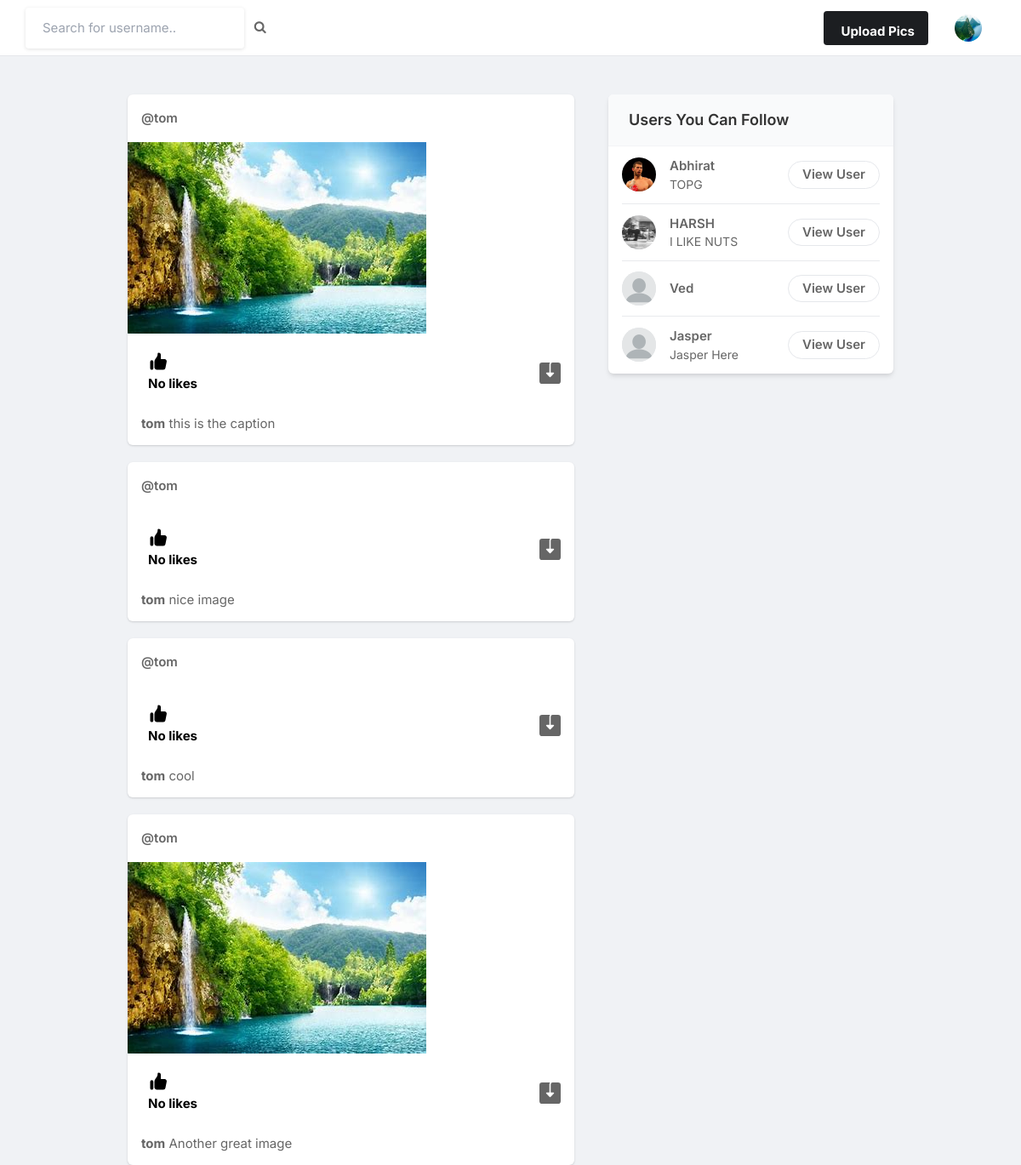
The page / (signed in) on the database its author committed.
### core/models.py (models this page shows, shortened)
class Profile(models.Model):
    user = models.ForeignKey(User, on_delete=models.CASCADE)
    id_user = models.IntegerField()
    bio = models.TextField(blank=True)
    profileimg = models.ImageField(upload_to='profile_images', default='blank-profile-picture.png')
    location = models.CharField(max_length=100, blank=True)

class Post(models.Model):
    id = models.UUIDField(primary_key=True, default=uuid.uuid4)
    user = models.CharField(max_length=100)
    image = models.ImageField(upload_to='post_images')
    caption = models.TextField()
    created_at = models.DateTimeField(default=datetime.now)
    no_of_likes = models.IntegerField(default=0)

### core/views.py (the view)
# urls.py: path('', views.index, name='index'),
@login_required(login_url='signin')
def index(request):
    user_object = User.objects.get(username=request.user.username)
    user_profile = Profile.objects.get(user=user_object)
    user_following_list = []
    feed = []
    user_following = FollowersCount.objects.filter(follower=request.user.username)
    for users in user_following:
        user_following_list.append(users.user)
    for usernames in user_following_list:
        feed_lists = Post.objects.filter(user=usernames)
        feed.append(feed_lists)
    feed_list = list(chain(*feed))
    all_users = User.objects.all()
    user_following_all = []
    for user in user_following:
        user_list = User.objects.get(username=user.user)
        user_following_all.append(user_list)
    new_suggestions_list = [x for x in list(all_users) if (x not in list(user_following_all))]
    current_user = User.objects.filter(username=request.user.username)
    final_suggestions_list = [x for x in list(new_suggestions_list) if ( x not in list(current_user))]
    random.shuffle(final_suggestions_list)
    username_profile = []
    username_profile_list = []
    for users in final_suggestions_list:
        username_profile.append(users.id)
    for ids in username_profile:
        profile_lists = Profile.objects.filter(id_user=ids)
        username_profile_list.append(profile_lists)
    suggestions_username_profile_list = list(chain(*username_profile_list))
    return render(request, 'index.html', {'user_profile': user_profile, 'posts':feed_list, 'suggestions_username_profile_list': suggestions_username_profile_list[:4]})

### templates/index.html (shortened to what this page needs)
{% load static %}
<!DOCTYPE html>
<html lang="en">
<head>
    <link rel="stylesheet" href="{% static 'assets/css/icons.css' %}">
    <link rel="stylesheet" href="{% static 'assets/css/uikit.css' %}">
    <link rel="stylesheet" href="{% static 'assets/css/style.css' %}">
    <link rel="stylesheet" href="{% static 'assets/css/tailwind.css' %}">
    <link rel="stylesheet" href="https://cdnjs.cloudflare.com/ajax/libs/font-awesome/4.7.0/css/font-awesome.min.css">
</head>
<body>
            <header>
                <div class="header_inner">
                    <form action="/search" method="POST">
                    <div class="left-side">
                            <input type="text" name="username" placeholder="Search for username..">&nbsp; &nbsp;
                            <button type="submit"><i class="fa fa-search fa-1x"></i></button>
                    </div>
                    </form>
                    <div class="right-side lg:pr-4">
                        <a href="#"
                            class="bg-pink-500 flex font-bold hidden hover:bg-pink-600 hover:text-white inline-block items-center lg:block max-h-10 mr-4 px-4 py-2 rounded shado text-white">
                              Upload Pics
                        </a>
                        <a href="#">
                            <img src="{{user_profile.profileimg.url}}" class="header-avatar" alt="">
                        </a>
                    </div>
                </div>
            </header>
            <div class="container m-auto">
                <div class="lg:flex justify-center lg:space-x-10 lg:space-y-0 space-y-5">
                    <div class="space-y-5 flex-shrink-0 lg:w-7/12">
                        {% for post in posts reversed %}
                        <div class="bg-white shadow rounded-md  -mx-2 lg:mx-0">
                            <div class="flex justify-between items-center px-4 py-3">
                                <div class="flex flex-1 items-center space-x-4">
                                    <span class="block font-semibold "><a href="/profile/{{post.user}}">@{{post.user}}</a></span>
                                </div>
                              <div>
                                <a href="#"> <i class="icon-feather-more-horizontal text-2xl hover:bg-gray-200 rounded-full p-2 transition -mr-1 "></i> </a>
                              </div>
                            </div>
                            <div uk-lightbox>
                                <a href="{{post.image.url}}">
                                    <img src="{{post.image.url}}" alt="">
                                </a>
                            </div>
                            <div class="py-3 px-4 space-y-3">
                                <div class="flex space-x-4 lg:font-bold">
                                    <a href="/like-post?post_id={{post.id}}" class="flex items-center space-x-2">
                                        <div class="p-2 rounded-full text-black">
                                            {% if post.no_of_likes == 0 %}
                                            <p>No likes</p>
                                            {% elif post.no_of_likes == 1 %}
                                            <p>Liked by {{post.no_of_likes}} person</p>
                                            {% else %}
                                            <p>Liked by {{post.no_of_likes}} people</p>
                                            {% endif %}
                                        </div>
                                    </a>
                                    <a href="{{post.image.url}}" class="flex items-center space-x-2 flex-1 justify-end" download>
                                    </a>
                                </div>
                                <p>
                                    <a href="/profile/{{post.user}}"><strong>{{post.user}}</strong></a> {{post.caption}}
                                </p>
                            </div>
                        </div>
                        {% endfor %}
                    </div>
                    <div class="lg:w-5/12">
                        <div class="bg-white  shadow-md rounded-md overflow-hidden">
                            <div class="bg-gray-50  border-b border-gray-100 flex items-baseline justify-between py-4 px-6 ">
                                <h2 class="font-semibold text-lg">Users You Can Follow</h2>
                            </div>
                            <div class="divide-gray-300 divide-gray-50 divide-opacity-50 divide-y px-4 ">
                                {% for suggestion in suggestions_username_profile_list %}
                                <div class="flex items-center justify-between py-3">
                                    <div class="flex flex-1 items-center space-x-4">
                                        <a href="/profile/{{suggestion.user}}">
                                            <img src="{{suggestion.profileimg.url}}" class="bg-gray-200 rounded-full w-10 h-10">
                                        </a>
                                        <div class="flex flex-col">
                                            <span class="block capitalize font-semibold"> {{suggestion.user}} </span>
                                            <span class="block capitalize text-sm"> {{suggestion.bio}} </span>
                                        </div>
                                    </div>
                                    <a href="/profile/{{suggestion.user}}" class="border border-gray-200 font-semibold px-4 py-1 rounded-full hover:bg-pink-600 hover:text-white hover:border-pink-600 "> View User </a>
                                </div>
                                {% endfor %}
                            </div>
                        </div>
                    </div>
                </div>
            </div>
</body>
</html>

### static/assets/css/style.css (style rules this page uses)
button { vertical-align: middle; }
input { height: 48px; line-height: 48px; padding: 0 20px; outline: none; font-size: 15px; color: #808080; max-width: 100%; width: 100%; -webkit-box-sizing: border-box; box-sizing: border-box; display: block; font-weight: 400; opacity: 1; border-radius: 4px; border: none; -webkit-box-shadow: 0 1px 4px 0px rgba(0, 0, 0, 0.12); box-shadow: 0 1px 4px 0px rgba(0, 0, 0, 0.12); }
input[type="text"], input[type="password"], input[type="email"], input[type="number"] { height: 48px; line-height: 48px; padding: 0 20px; outline: none; font-size: 15px; color: #808080; max-width: 100%; width: 100%; -webkit-box-sizing: border-box; box-sizing: border-box; display: block; font-weight: 400; opacity: 1; border-radius: 4px; border: none; -webkit-box-shadow: 0 1px 4px 0px rgba(0, 0, 0, 0.12); box-shadow: 0 1px 4px 0px rgba(0, 0, 0, 0.12); }
input { -webkit-transition: all 0.1s ease-in-out; transition: all 0.1s ease-in-out; }
::placeholder { color: #808080; opacity: 1; }
button { border: none; margin: 0; padding: 0; width: auto; overflow: visible; background: transparent; color: inherit; font: inherit; line-height: normal; cursor: pointer; }
a { color: #be185d; -webkit-transition: 0.3s; transition: 0.3s; outline: none !important; }
button { outline: none !important; }
img { max-width: 100%; }
body { color: #666; font-size: 15px; line-height: 27px; background-color: #f0f2f5; font-family: "Inter", sans-serif; text-transform: none; }
body p { font-size: 15px; line-height: 27px; }
h1, h2, h3, h4, h5, h6 { font-family: "Inter", sans-serif; text-transform: none; }
input[type="text"], input[type="password"], input[type="email"] { font-family: "Inter", sans-serif; text-transform: none; }
button, body .pac-container { font-family: "Inter", sans-serif; text-transform: none; }
h1, h2, h3, h4, h5, h6 { color: #333; font-weight: 500; margin: 0; padding: 0; }
h2 { font-size: 26px; }
b, strong { font-weight: 700 !important; }
@media (min-width: 1024px) { .container { max-width: 900px !important; padding-top: 45px; } }
header { background-color: #fff; left: 0; right: 0; top: 0; z-index: 99; height: 66px; display: -webkit-box; display: -ms-flexbox; display: flex; -webkit-box-align: center; -ms-flex-align: center; align-items: center; border-bottom: 1px solid #e5e7eb; }
header .header_inner { display: -webkit-box; display: -ms-flexbox; display: flex; -webkit-box-align: center; -ms-flex-align: center; align-items: center; max-width: 1090px; margin: auto; width: 100%; max-width: 100% !important; padding: 0 30px; }
header .header_inner .left-side { display: -webkit-box; display: -ms-flexbox; display: flex; -webkit-box-align: center; -ms-flex-align: center; align-items: center; }
header .header_inner .right-side { display: -webkit-box; display: -ms-flexbox; display: flex; -webkit-box-align: center; -ms-flex-align: center; align-items: center; -webkit-box-pack: end; -ms-flex-pack: end; justify-content: flex-end; margin-left: auto; }
header .header_inner .right-side .header-avatar { width: 32px; height: 32px; border-radius: 100%; margin-left: 15px; }

### rows shown on the page
Profile: profileimg (picture)
Post: user "tom", image (picture), no_of_likes "No likes", caption "this is the caption"
Post: user "tom", no_of_likes "No likes", caption "nice image"
Post: user "tom", no_of_likes "No likes", caption "cool"
Post: user "tom", image (picture), no_of_likes "No likes", caption "Another great image"
Profile: profileimg (picture), user "Abhirat", bio "TOPG"
Profile: profileimg (picture), user "HARSH", bio "I LIKE NUTS"
Profile: profileimg (placeholder picture), user "Ved"
Profile: profileimg (placeholder picture), user "Jasper", bio "Jasper Here"
